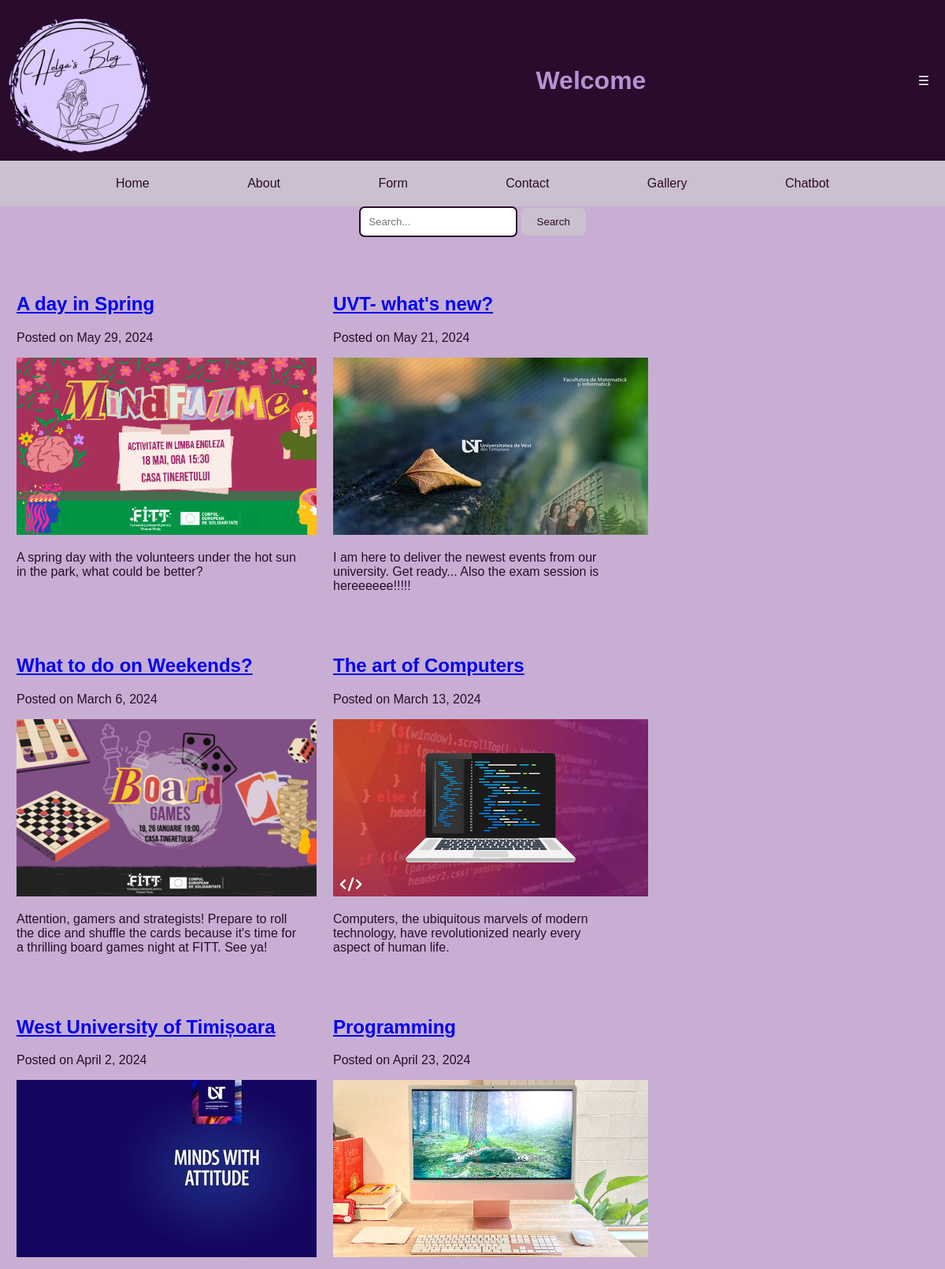
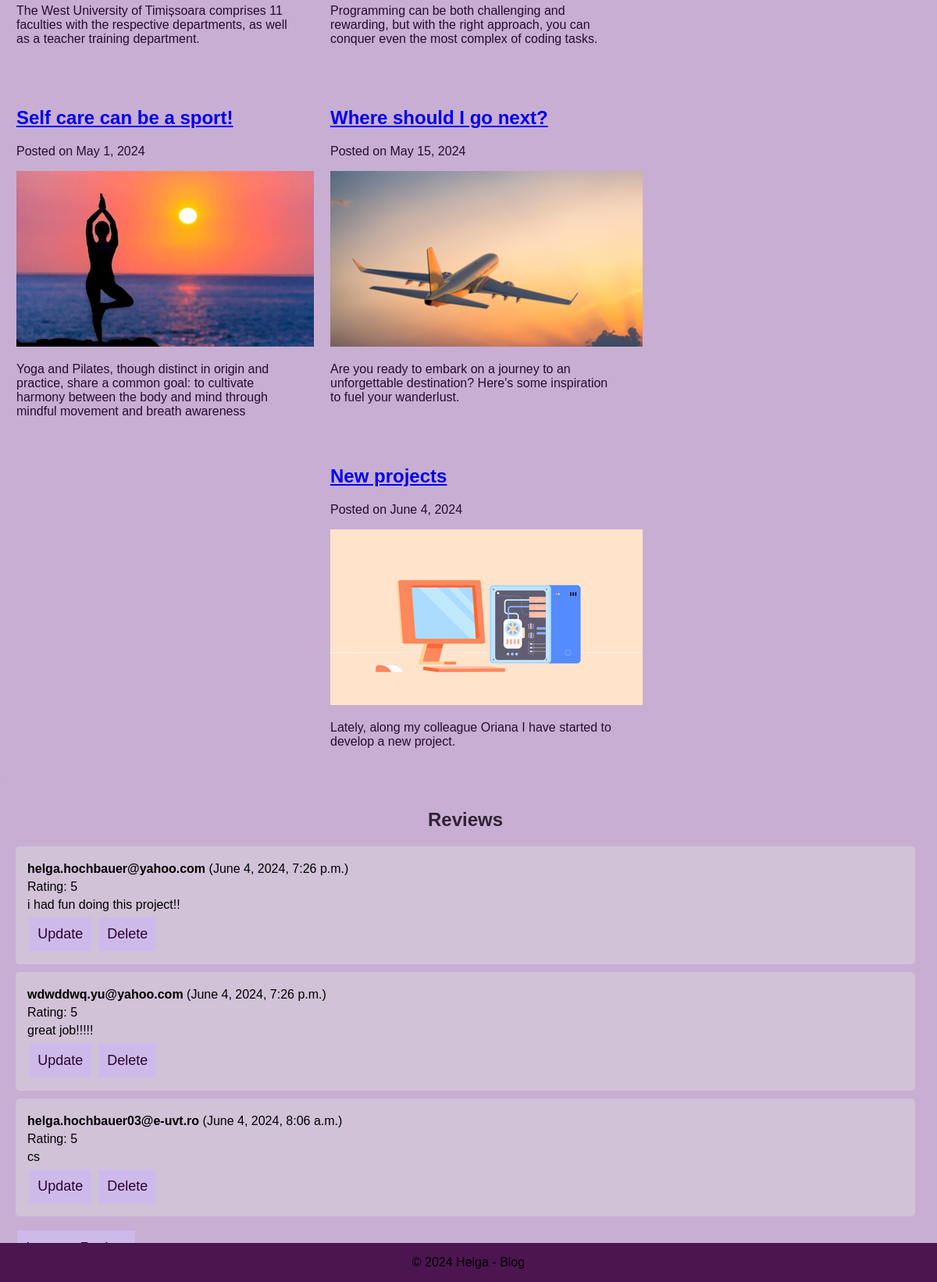
The page / on the database its author committed (2 pictures, top to bottom).
### myapp/models.py (models this page shows, shortened)
class Post(models.Model):
    title = models.CharField(max_length=30)
    post_date = models.DateField()
    image = models.ImageField(upload_to='static', default='myapp/static/about.jpg')
    paragraph = models.TextField(max_length=180)
    more_details_for_the_dedicated_page = models.TextField(max_length=1000, default=' ')

class Review(models.Model):
    email = models.EmailField()
    rating = models.IntegerField(choices=[(i, i) for i in range(1, 6)])
    comment = models.TextField()
    date = models.DateTimeField(auto_now_add=True)

### myapp/views.py (the view)
# urls.py: path('', views.home, name='home'),
def home(request):
    posts = Post.objects.all()
    reviews = Review.objects.all().order_by('-date')
    return render(request, 'index.html', {'posts': posts, 'reviews': reviews})

### myapp/templates/index.html (shortened to what this page needs)
<!DOCTYPE html>
<html lang="en">
<head>
    {% load static %}
    <link rel="stylesheet" type="text/css" href="{% static 'index.css' %}">
    <link rel="stylesheet" href="{% static 'menu.css' %}">
    <link rel="stylesheet" href="{% static 'index_BackToTop.css' %}">
    <link rel="stylesheet" href="{% static 'index_SearchPosts.css' %}">
</head>
<body>
    <header >
        <div class="logo">
            <img src="{% static '1HELGAS BLOG.png' %}" ></div>
       <h1>Welcome</h1>
       <button id="menu-btn">&#9776;</button>
    </header>
    <nav>
        <a href="{% url 'home' %}">Home</a>
        <a href="{% url 'about' %}">About</a>
        <a href="{% url 'form' %}">Form</a>
        <a href="{% url 'contact' %}">Contact</a>
        <a href="{% url 'gallery' %}">Gallery</a>
        <a href="{% url 'chatbot' %}">Chatbot</a>
    </nav>
    <main>
        {% block content %}
        <div id="searchContainer">
            <input type="text" id="searchInput" placeholder="Search...">
            <button id="searchButton" onclick="searchPosts()">Search</button>
            </div>
        {% for post in posts %}
        <article>
            <a href="{% url 'post_detail' post.id %}"><h2 class="post-title">{{ post.title }}</h2></a>
            <p>Posted on {{ post.post_date }}</p>
            <a href="{% url 'post_detail' post.id %}"><img src="{{ post.image.url }}" alt="Description"></a>
            <p>{{ post.paragraph }}</p>
        </article>
        {% endfor %}
         {% endblock %}
    </main>
    <section class="reviews-section">
        <h2>Reviews</h2>
        <ul>
            {% for review in reviews %}
            <li>
                <p><strong>{{ review.email }}</strong> ({{ review.date }})</p>
                <p>Rating: {{ review.rating }}</p>
                <p>{{ review.comment }}</p>
                {% if review.id %}
                <a href="{% url 'update_review' review.id %}"><button>Update</button></a>
                <a href="{% url 'delete_review' review.id %}"><button>Delete</button></a>
                {% endif %}
            </li>
            {% endfor %}
        </ul>
        <a href="{% url 'submit_review' %}"><button>Leave a Review</button></a>
    </section>
    <footer>
        <p>&copy; 2024 Helga - Blog</p>
    </footer>
</body>
</html>

### myapp/static/index.css (style rules this page uses)
article { float: left; padding: 21px; background-color: #c8aed3 ; color:#290b2c; }
body { animation: animate-fade 3s; font-family: 'Trebuchet MS', sans-serif; background-color: #c8aed3; padding: 0%; margin: 0%; }
footer { text-align: center; position: absolute; width: 100%; float: left; bottom: 0; background-color: #4b1650; }
main { background-color:#c8aed3 ; width: 100%; margin:0%; color:#290b2c; }
img { width:"400 px"; height:auto; }
@media only screen and (min-width: 769px) { article { width: 30%; height: 30%; } }
header { text-align: center; width: 100%; padding: 0%; margin:0%; }

### myapp/static/menu.css (style rules this page uses)
header { background-color:#290b2c; color: rgb(184, 145, 209); animation: animate-fade 3s; text-align: center; font-family: 'Trebuchet MS', sans-serif; text-align: center; display: flex; align-items: center; justify-content: space-between; animation: animate-fade 3s; }
.logo { margin-right: auto; }
.logo img { width: 200px; height: auto; }
h1 { animation: example 5s infinite alternate; width: 40%; margin: auto; }
nav { background-color: #cbc0cf; padding: 20px; text-align: center; width: 100%; box-sizing: border-box; font-family: 'Trebuchet MS', sans-serif; display: block; }
nav a { text-decoration: none; color: #290b2c; margin: 40px; padding: 20px; }
#menu-btn { background-color: #290b2c; color: #fff; border: none; padding: 10px 20px; font-size: 16px; cursor: pointer; border-radius: 5px; }

### myapp/static/index_SearchPosts.css (style rules this page uses)
#searchContainer { text-align: center; margin-bottom: 20px; }
#searchInput { margin-bottom: 10px; padding: 10px; border: 2px solid #290b2c; border-radius: 7px; }
#searchButton { padding: 10px 20px; background-color: #cbc0cf; color: #290b2c; border: none; border-radius: 7px; cursor: pointer; }

### myapp/templates/index.html (style rules this page uses)
.reviews-section { background-color: #c8aed3; padding: 20px; border-radius: 10px; align-content: center; align-self: flex-end; width: 96%; }
.reviews-section h2 { font-size: 1.5em; margin-bottom: 20px; color: #302336; text-align: center; }
.reviews-section ul { list-style-type: none; padding: 0; }
.reviews-section li { background-color: #d1c2d8; padding: 15px; margin-bottom: 10px; border-radius: 5px; }
.reviews-section li p { margin: 5px 0; }
.reviews-section button { color: rgb(44, 2, 48); background-color: rgb(205, 186, 235); font-size: large; font-family:'Trebuchet MS', 'Lucida Sans Unicode', 'Lucida Grande', 'Lucida Sans', Arial, sans-serif; font-style: bold; font-weight: 200; padding: 1%; margin: 2px; border: 0px; animation: animate-fade 3s; }

### rows shown on the page
Post: title "A day in Spring", post_date "May 29, 2024", image (picture), paragraph "A spring day with the volunteers under the hot sun in the park, what could be better?"
Post: title "UVT- what's new?", post_date "May 21, 2024", image (picture), paragraph "I am here to deliver the newest events from our university. Get ready... Also the exam session is hereeeeee!!!!!"
Post: title "What to do on Weekends?", post_date "March 6, 2024", image (picture), paragraph "Attention, gamers and strategists! Prepare to roll the dice and shuffle the cards because it's time for a thrilling board games night at FITT. See ya!"
Post: title "The art of Computers", post_date "March 13, 2024", image (picture), paragraph "Computers, the ubiquitous marvels of modern technology, have revolutionized nearly every aspect of human life."
Post: title "West University of Timișoara", post_date "April 2, 2024", image (picture), paragraph "The West University of Timișsoara comprises 11 faculties with the respective departments, as well as a teacher training department."
Post: title "Programming", post_date "April 23, 2024", image (picture), paragraph "Programming can be both challenging and rewarding, but with the right approach, you can conquer even the most complex of coding tasks."
Post: title "Self care can be a sport!", post_date "May 1, 2024", image (picture), paragraph "Yoga and Pilates, though distinct in origin and practice, share a common goal: to cultivate harmony between the body and mind through mindful movement and breath awareness"
Post: title "Where should I go next?", post_date "May 15, 2024", image (picture), paragraph "Are you ready to embark on a journey to an unforgettable destination? Here's some inspiration to fuel your wanderlust."
Post: title "New projects", post_date "June 4, 2024", image (picture), paragraph "Lately, along my colleague Oriana I have started to develop a new project."
Review: email "helga.hochbauer@yahoo.com", date "June 4, 2024, 7:26 p.m.", rating "5", comment "i had fun doing this project!!", shows "Update"
Review: email "wdwddwq.yu@yahoo.com", date "June 4, 2024, 7:26 p.m.", rating "5", comment "great job!!!!!", shows "Update"
Review: email "helga.hochbauer03@e-uvt.ro", date "June 4, 2024, 8:06 a.m.", rating "5", comment "cs", shows "Update"
